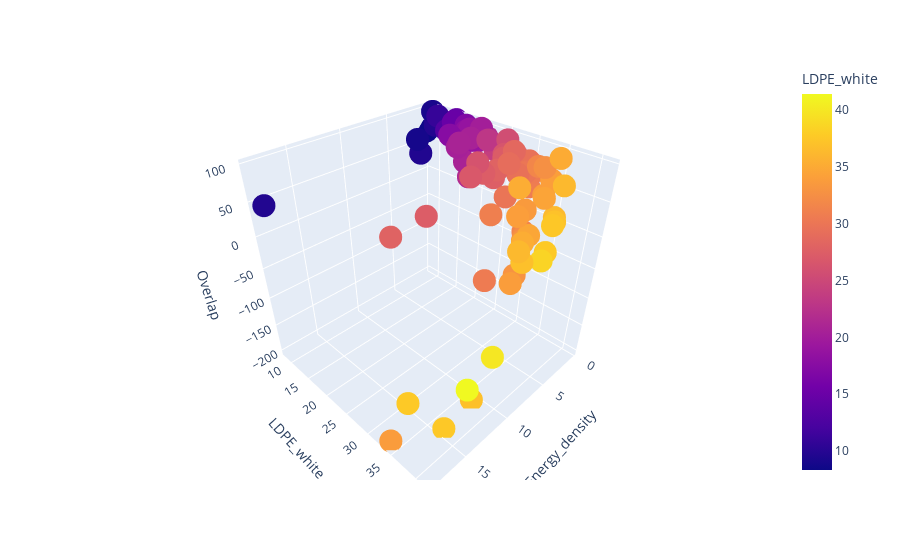

The notebook cell saved with this chart:
### Code cell
fig = px.scatter_3d(df, x='Energy_density', y='LDPE_white', z='Overlap',
              color='LDPE_white')
fig.show()
